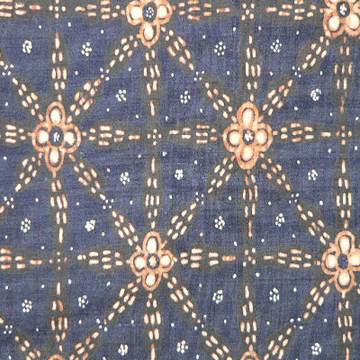
#> input picture dataset/training/ceplok-style/TC1.jpg, 360 x 360 px
$ jupyter execute secondary.ipynb
#> lines starting #> are read from the running program, lines starting #| are printed output that depends on the picture
[cell 1]
import cv2
import numpy as np
import pandas as pd
from matplotlib import pyplot as plt

def get_pixel(img, center, x, y):
    new_value = 0
    try:
        # If local neighbourhood pixel
        # value is greater than or equal
        # to center pixel values then
        # set it to 1
        if img[x][y] >= center:
            new_value = 1

    except:
        # Exception is required when
        # neighbourhood value of a center
        # pixel value is null i.e. values
        # present at boundaries.
        pass

    return new_value

# Function for calculating LBP
def lbp_calculated_pixel(img, x, y):
    center = img[x][y]
    val_ar = []

    # top_left
    val_ar.append(get_pixel(img, center, x-1, y-1))
    # top
    val_ar.append(get_pixel(img, center, x-1, y))
    # top_right
    val_ar.append(get_pixel(img, center, x-1, y + 1))
    # right
    val_ar.append(get_pixel(img, center, x, y + 1))
    # bottom_right
    val_ar.append(get_pixel(img, center, x + 1, y + 1))
    # bottom
    val_ar.append(get_pixel(img, center, x + 1, y))
    # bottom_left
    val_ar.append(get_pixel(img, center, x + 1, y-1))
    # left
    val_ar.append(get_pixel(img, center, x, y-1))

    # Now, we need to convert binary
    # values to decimal
    power_val = [1, 2, 4, 8, 16, 32, 64, 128]

    val = 0

    for i in range(len(val_ar)):
        val += val_ar[i] * power_val[i]
    return val

path = './dataset/training/ceplok-style/TC1.jpg'
img_bgr = cv2.imread(path, 1)
#> img_bgr is the input picture: shape (360, 360, 3); mean B, G, R 126.5, 120.5, 124.4

height, width, _ = img_bgr.shape
#> height = 360; width = 360

# We need to convert RGB image
# into gray one because gray
# image has one channel only.
img_gray = cv2.cvtColor(img_bgr,
                        cv2.COLOR_BGR2GRAY)
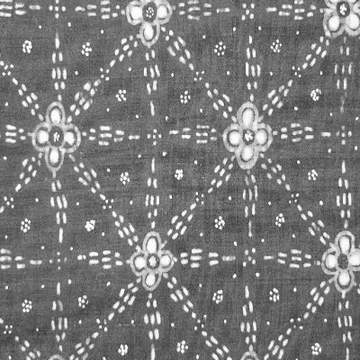
#> img_gray: shape (360, 360); min 50, max 255, mean 122.4

# Create a numpy array as
# the same height and width
# of RGB image
img_lbp = np.zeros((height, width),
                    np.uint8)

for i in range(0, height):
    for j in range(0, width):
        img_lbp[i, j] = lbp_calculated_pixel(img_gray, i, j)

plt.imshow(img_bgr)
plt.show()

plt.imshow(img_lbp, cmap ="gray")
plt.show()

print("LBP Program is finished")
